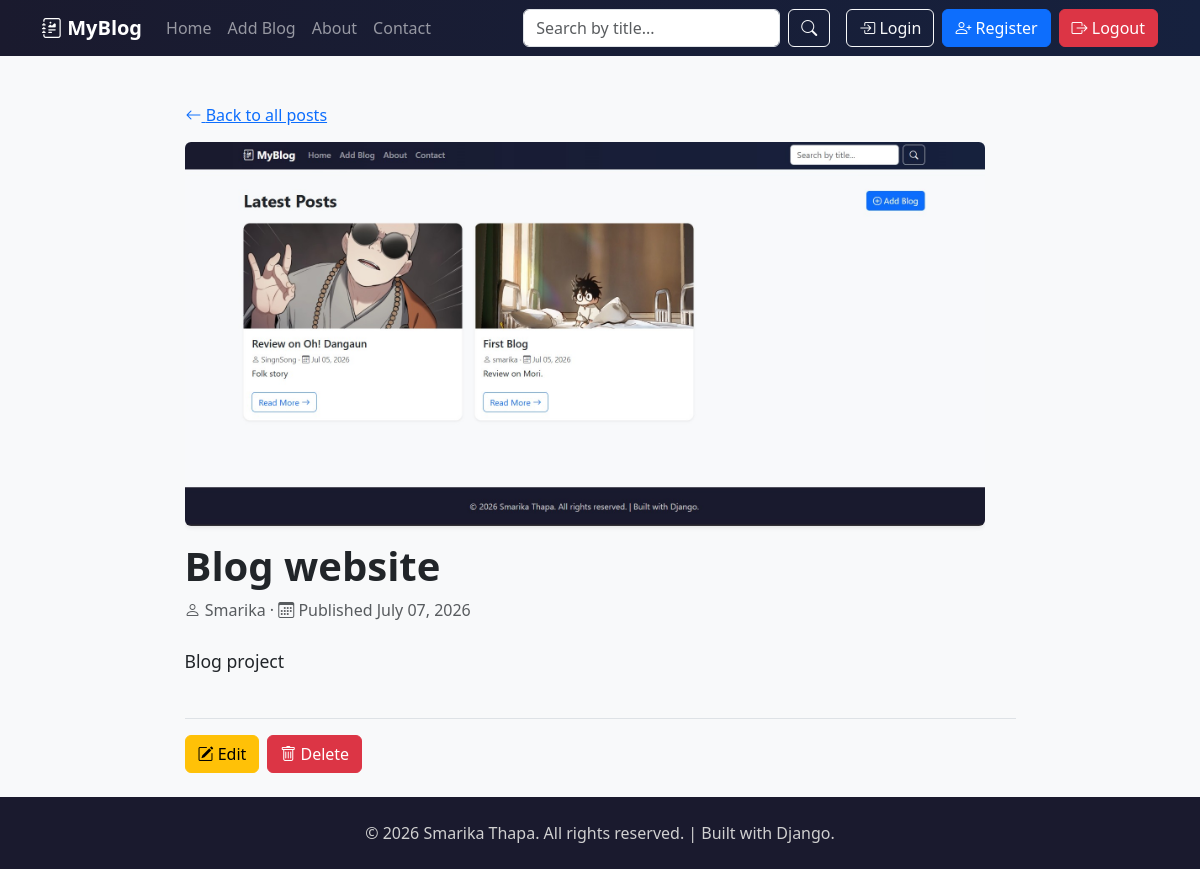
The page /blog/blog-website/ on the database its author committed.
### inventory/models.py (models this page shows, shortened)
class Blog(models.Model):
    title = models.CharField(max_length=200)
    slug = models.SlugField(unique=True)
    author = models.CharField(max_length=100)
    content = models.TextField()
    image = models.ImageField(upload_to='blog_images/', blank=True, null=True)
    created_date = models.DateTimeField(auto_now_add=True)
    updated_date = models.DateTimeField(auto_now=True)

### inventory/views.py (the view)
# urls.py: path('blog/<slug:slug>/', views.blog_detail, name='blog_detail'),
def blog_detail(request, slug):
    blog = get_object_or_404(Blog, slug=slug)
    return render(
        request,
        'blog/blog_detail.html',
        {
            'blog': blog
        }
    )

### inventory/templates/blog/blog_detail.html (shortened to what this page needs)
{% extends 'blog/base.html' %}
{% block content %}
<div class="row justify-content-center">
    <div class="col-lg-9">
        <a href="{% url 'home' %}" class="btn btn-link ps-0 mb-2"><i class="bi bi-arrow-left"></i> Back to all posts</a>
        {% if blog.image %}
        <div class="overflow-auto" style="width: 800px; height: 400px;">
        <img src="{{ blog.image.url }}"
         class="img-fluid rounded shadow-sm mb-4"
         alt="{{ blog.title }}">
        </div>
        {% endif %}
        <h1 class="fw-bold mb-2">{{ blog.title }}</h1>
        <p class="text-muted mb-4">
            <i class="bi bi-person"></i> {{ blog.author }}
            &middot; <i class="bi bi-calendar3"></i> Published {{ blog.created_date|date:"F d, Y" }}
        </p>
        <div class="blog-content mb-4 overflow-auto" style="max-height: 500px;">
    {{ blog.content|linebreaks }}
</div>
        <div class="d-flex gap-2 border-top pt-3">
            <a href="{% url 'blog_edit' blog.slug %}" class="btn btn-warning">
                <i class="bi bi-pencil-square"></i> Edit
            </a>
            <a href="{% url 'blog_delete' blog.slug %}" class="btn btn-danger">
                <i class="bi bi-trash"></i> Delete
            </a>
        </div>
    </div>
</div>
{% endblock %}

### static/css/style.css (style rules this page uses)
body { background-color: #f8f9fa; color: #212529; }
.blog-content { font-size: 1.1rem; line-height: 1.8; }

### rows shown on the page
Blog: image (picture), title "Blog website", author "Smarika", created_date "July 07, 2026", content "Blog project"
